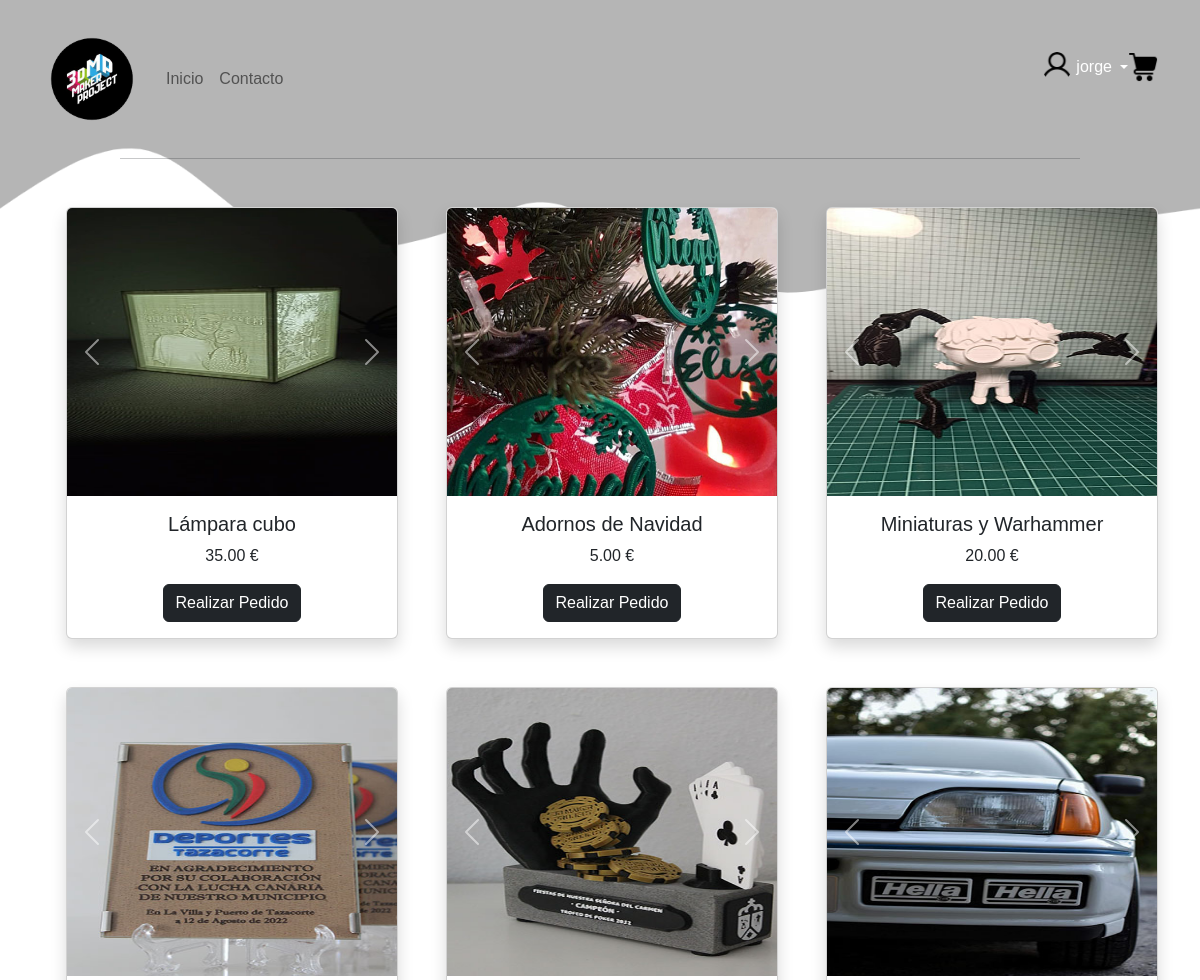
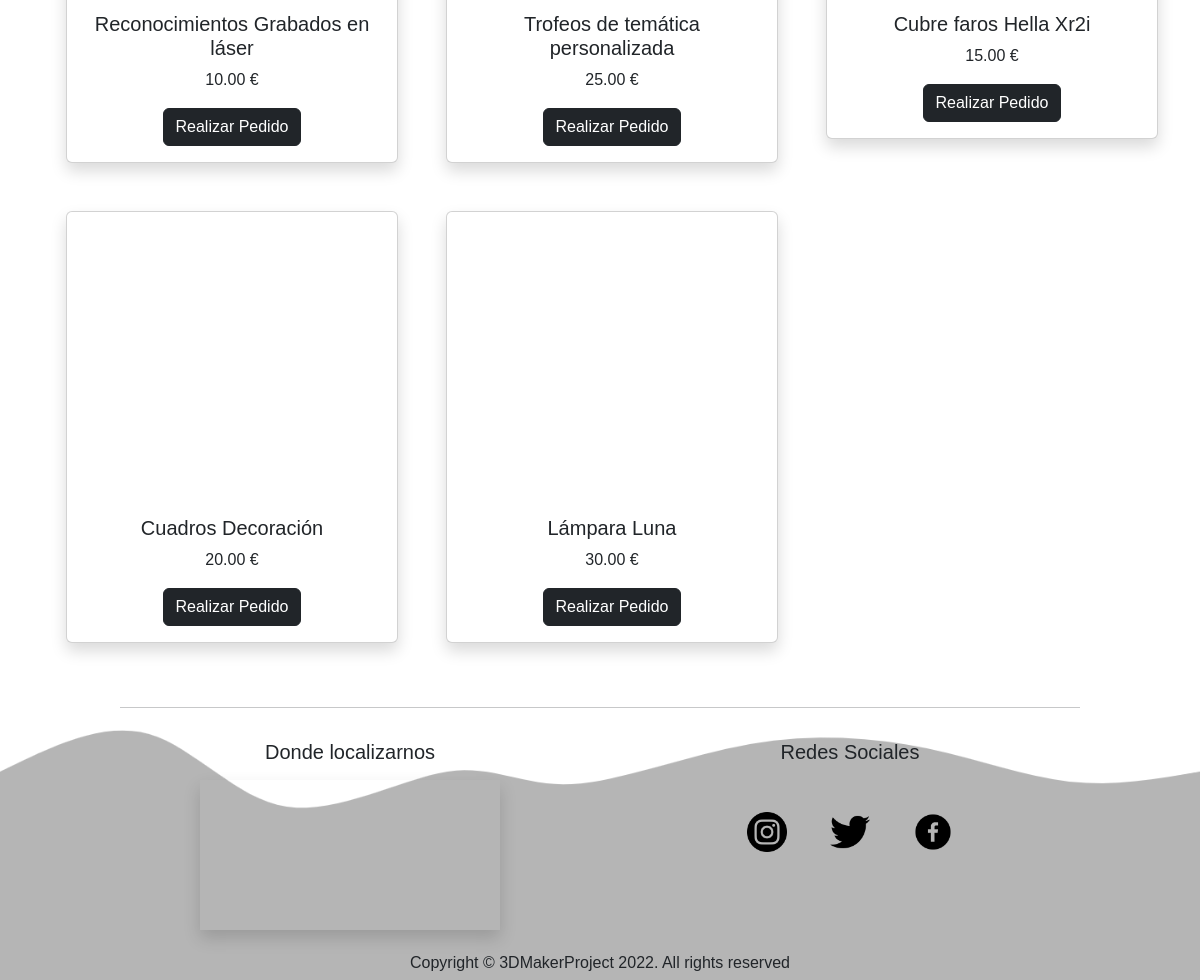
Screenshot of / (signed in) with the database file from the repository (2 pictures, top to bottom).
### tables this page shows
CREATE TABLE IF NOT EXISTS `imagenesproductos` (
  `id` int(100) NOT NULL AUTO_INCREMENT,
  `idproducto` int(100) DEFAULT NULL,
  `imagen` varchar(255) DEFAULT NULL,
  `titulo` varchar(255) DEFAULT NULL,
  `descripcion` varchar(255) DEFAULT NULL,
  PRIMARY KEY (`id`)
);

CREATE TABLE IF NOT EXISTS `productos` (
  `id` int(100) NOT NULL AUTO_INCREMENT,
  `idadmin` int(100),
  `nombre` varchar(255) DEFAULT NULL,
  `descripcion` varchar(255) DEFAULT NULL,
  `precio` decimal(30,2) DEFAULT NULL,
  `activado` tinyint(1) DEFAULT NULL,
  PRIMARY KEY (`id`)
);

### index.php (the view, shortened to what this page needs)
<?php include 'php/header.php'?>
<?php include 'php/connect.php'?>
<hr>
<?php
    $peticion = $conn->query("SELECT * FROM productos  INNER JOIN imagenesproductos on productos.id = imagenesproductos.idproducto
    and productos.activado = 1 group BY `productos`.`id` DESC;");
    $auxCarousel = 0;
?>
    <div class="container mt-5 mb-3">
        <div class="row">
<?php while ($registro = $peticion ->fetch(PDO::FETCH_BOTH )) {?>
            <div class="col-sm-12 col-md-4 mb-5 "id="producto" >
                <div class='card-group'>
                    <div class='card ms-4 text-center img-fluid shadow' >
                        <div id="carouselExampleControls<?php echo $auxCarousel;?>" class="carousel slide" data-bs-interval="false" data-ride="carousel" data-pause="hover">
                            <div class="carousel-inner">
                                <div class="carousel-item active">
                                    <img src="photo/<?php echo $registro['imagen']; ?>" class='card-img-top' alt="Imagen Producto" style="height: 18rem" id="imgCard">
                                </div>
                            </div>
                            <button class="carousel-control-prev" type="button" data-bs-target="#carouselExampleControls<?php echo $auxCarousel;?>" data-bs-slide="prev">
                                <span class="carousel-control-prev-icon" aria-hidden="true"></span>
                            </button>
                            <button class="carousel-control-next" type="button" data-bs-target="#carouselExampleControls<?php echo $auxCarousel;?>" data-bs-slide="next">
                                <span class="carousel-control-next-icon" aria-hidden="true"></span>
                            </button>
                        </div>
                        <div class='card-body'>
                            <h5 class="card-tittle"> <?php echo $registro["nombre"]; ?> </h5>
                            <p class='card-price'> <?php echo $registro["precio"]; ?> €</p>
                            <a href='#' class='btn btn-dark'>Realizar Pedido</a>
                        </div>
                    </div>
                </div>
            </div>
<?php
    $auxCarousel++;
    }
?>
        </div>
    </div>
<hr>
<?php include 'php/footer.php'?>

### css/style.css (style rules this page uses)
* { font-family: Verdana, Geneva, Tahoma, sans-serif; }
body { background-image: url(../img/superior.png),url(../img/inferior.png); background-position: top, bottom; background-size: contain,contain; background-repeat: no-repeat; }
hr { margin-left: 10%; margin-right: 10%; }

### rows the page displays
imagenesproductos: imagen (picture), idproducto.nombre "Lámpara cubo", idproducto.precio "35.00"
imagenesproductos: imagen (picture), idproducto.nombre "Adornos de Navidad", idproducto.precio "5.00"
imagenesproductos: imagen (picture), idproducto.nombre "Miniaturas y Warhammer", idproducto.precio "20.00"
imagenesproductos: imagen (picture), idproducto.nombre "Reconocimientos Grabados en láser", idproducto.precio "10.00"
imagenesproductos: imagen (picture), idproducto.nombre "Trofeos de temática personalizada", idproducto.precio "25.00"
imagenesproductos: imagen (picture), idproducto.nombre "Cubre faros Hella Xr2i", idproducto.precio "15.00"
imagenesproductos: imagen (picture), idproducto.nombre "Cuadros Decoración", idproducto.precio "20.00"
imagenesproductos: imagen (picture), idproducto.nombre "Lámpara Luna", idproducto.precio "30.00"

### other values shown
$_SESSION['usuario'] "jorge"
